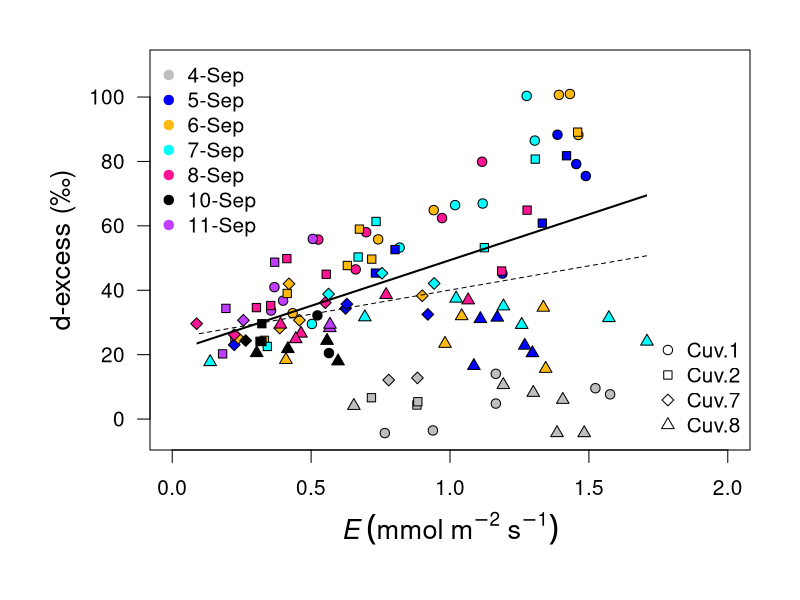
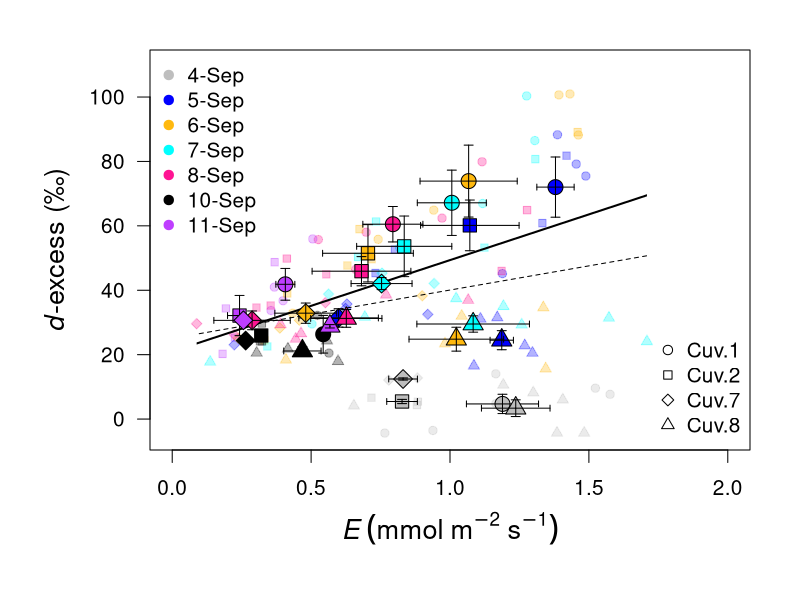
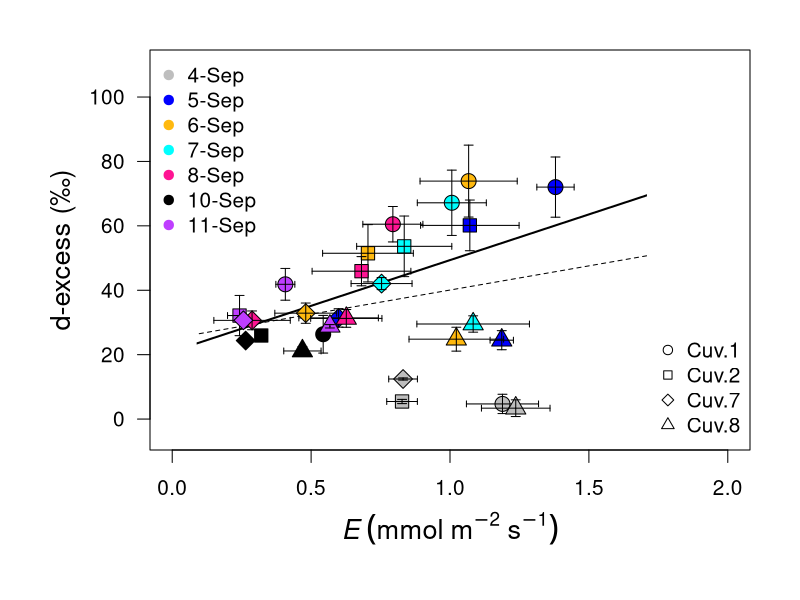

Here is the R script that generated these plots, in order:
library(lubridate)
library(dplyr)
s.err <- function(x){
  se <- sd(x)/sqrt(length(x))
  return(se)
}
dfS <- read.table('barkData/Sept_complete.csv', sep = ';', header = TRUE)
dfS$DT <- as.POSIXct(dfS$DT, format="%Y-%m-%d %H:%M:%S")
dfS$day <- day(dfS$DT)
dfS$mon <- lubridate::month(dfS$DT, label = T)
dfS$datePretty <- paste0(dfS$day, '-', dfS$mon)
dfS$Date <- as.Date(dfS$DT)
dfS$timeDec <- hour(dfS$DT)+ (minute(dfS$DT)/60)
dfS$midday <- ifelse(dfS$timeDec >= 10 & dfS$timeDec <= 16 & dfS$PAR >= 300, 'yes', 'no')
dfSMD <- subset(dfS, midday == 'yes')

sumSep <- summarise(group_by(subset(dfS, midday == 'yes'), Date, MpNo),
                    E_mean = mean(TrA), E_se = s.err(TrA),
                    d_ex_mean = mean(dDH_ex), d_ex_se = s.err(dDH_ex))

cuv <- unique(dfSMD$MpNo)
myDates <- unique(dfSMD$Date)
cuvL <- list()
for(i in 1:length(cuv)){
  cuvL[[i]] <- subset(dfSMD, MpNo == cuv[i])
}

#version1
windows(10,10)
par(mfrow=c(1,1), las=1, cex=1.25, mar=c(6, 6, 2, 2))
plot(subset(dfSMD, MpNo == cuv[1])[,'dDH_ex']~ subset(dfSMD, MpNo == cuv[1])[,'TrA'],
     pch=15, col = 'white',  
     ylim = c(-5, 110), xlim=c(0, 2),
     ylab =  "d-excess (\u2030)",  xlab=expression(italic(E)~(mmol~m^-2~s^-1)), cex.lab=1.3)
myChar <- c(21:24)
myPal <- c('grey', 'blue', 'darkgoldenrod1', 'cyan', 'deeppink', 'black', 'darkorchid1')
for(i in 1:length(cuv)){
  for(j in 1:length(myDates)){
    points(subset(cuvL[[i]], Date == myDates[j])$dDH_ex ~
             subset(cuvL[[i]], Date == myDates[j])$TrA, pch = myChar[i], col = 'black', bg = myPal[j])
  }
}
plotrix::ablineclip(lm(dDH_ex ~ TrA, data = dfSMD),
                    x1 = min(dfSMD$TrA), x2 = max(dfSMD$TrA), lty = 2)
plotrix::ablineclip(lm(dDH_ex ~ TrA, data = subset(dfSMD, day >= 5)),
                    x1 = min(dfSMD$TrA), x2 = max(dfSMD$TrA), lwd = 2)
legend('topleft', pch = rep(19, 7), col = myPal, legend = unique(dfSMD$datePretty), bty ='n')
legend('bottomright', pch = myChar, col = 'black', bg = 'grey', legend = paste0('Cuv.', cuv), bty = 'n')


#version2
windows(10,10)
par(mfrow=c(1,1), las=1, cex=1.25, mar=c(6, 6, 2, 2))
plot(subset(dfSMD, MpNo == cuv[1])[,'dDH_ex']~ subset(dfSMD, MpNo == cuv[1])[,'TrA'],
     pch=15, col = 'white',
     ylim = c(-5, 110), xlim=c(0, 2),
     ylab = expression(paste(italic(d), "-excess (\u2030)")), xlab=expression(italic(E)~(mmol~m^-2~s^-1)), cex.lab=1.3)
myChar <- c(21:24)
myPal <- c('grey', 'blue', 'darkgoldenrod1', 'cyan', 'deeppink', 'black', 'darkorchid1')
for(i in 1:length(cuv)){
  for(j in 1:length(myDates)){
    points(subset(cuvL[[i]], Date == myDates[j])$dDH_ex ~
             subset(cuvL[[i]], Date == myDates[j])$TrA, pch = myChar[i], cex = 0.9,
           col = scales::alpha(myPal[j], 0.3), bg = scales::alpha(myPal[j], 0.3))
  }
}
plotrix::ablineclip(lm(dDH_ex ~ TrA, data = dfSMD),
                    x1 = min(dfSMD$TrA), x2 = max(dfSMD$TrA), lty = 2)
plotrix::ablineclip(lm(dDH_ex ~ TrA, data = subset(dfSMD, day >= 5)),
                    x1 = min(dfSMD$TrA), x2 = max(dfSMD$TrA), lwd = 2)
legend('topleft', pch = rep(19, 7), col = myPal, legend = unique(dfSMD$datePretty), bty ='n')
legend('bottomright', pch = myChar, col = 'black', bg = 'grey', legend = paste0('Cuv.', cuv), bty = 'n')

sumSep <- as.data.frame(sumSep)
sumSepL <- list()
for(i in 1:length(cuv)){
  sumSepL[[i]] <- subset(sumSep, MpNo == cuv[i])
}
for(i in 1:length(cuv)){
  for(j in 1:length(myDates)){
    Hmisc::errbar(x=subset(sumSepL[[i]], Date == myDates[j])[,'E_mean'],
                  y=subset(sumSepL[[i]], Date == myDates[j])[,'d_ex_mean'],
                  yplus=subset(sumSepL[[i]], Date == myDates[j])[,'d_ex_mean']+
                    subset(sumSepL[[i]], Date == myDates[j])[,'d_ex_se'],
                  yminus=subset(sumSepL[[i]], Date == myDates[j])[,'d_ex_mean']-
                    subset(sumSepL[[i]], Date == myDates[j])[,'d_ex_se'],
                  pch=myChar[i], col='black', bg = myPal[j], errbar.col = 'black', add=T, cex=1.6)
    arrows(x0 = subset(sumSepL[[i]], Date == myDates[j])[,'E_mean'],
           y0 = subset(sumSepL[[i]], Date == myDates[j])[,'d_ex_mean'],
           x1 = subset(sumSepL[[i]], Date == myDates[j])[,'E_mean']+
             subset(sumSepL[[i]], Date == myDates[j])[,'E_se'],
           length = 0.03, angle = 90, code = 2)
    arrows(x0 = subset(sumSepL[[i]], Date == myDates[j])[,'E_mean'],
           y0 = subset(sumSepL[[i]], Date == myDates[j])[,'d_ex_mean'],
           x1 = subset(sumSepL[[i]], Date == myDates[j])[,'E_mean']-
             subset(sumSepL[[i]], Date == myDates[j])[,'E_se'],
           length = 0.03, angle = 90, code = 2)
  }
}

#version3
windows(10,10)
par(mfrow=c(1,1), las=1, cex=1.25, mar=c(6, 6, 2, 2))
plot(subset(dfSMD, MpNo == cuv[1])[,'dDH_ex']~ subset(dfSMD, MpNo == cuv[1])[,'TrA'],
     pch=15, col = 'white',  
     ylim = c(-5, 110), xlim=c(0, 2),
     ylab =  "d-excess (\u2030)",  xlab=expression(italic(E)~(mmol~m^-2~s^-1)), cex.lab=1.3)
myChar <- c(21:24)
myPal <- c('grey', 'blue', 'darkgoldenrod1', 'cyan', 'deeppink', 'black', 'darkorchid1')
plotrix::ablineclip(lm(dDH_ex ~ TrA, data = dfSMD),
                    x1 = min(dfSMD$TrA), x2 = max(dfSMD$TrA), lty = 2)
plotrix::ablineclip(lm(dDH_ex ~ TrA, data = subset(dfSMD, day >= 5)),
                    x1 = min(dfSMD$TrA), x2 = max(dfSMD$TrA), lwd = 2)
legend('topleft', pch = rep(19, 7), col = myPal, legend = unique(dfSMD$datePretty), bty ='n')
legend('bottomright', pch = myChar, col = 'black', bg = 'grey', legend = paste0('Cuv.', cuv), bty = 'n')

sumSep <- as.data.frame(sumSep)
sumSepL <- list()
for(i in 1:length(cuv)){
  sumSepL[[i]] <- subset(sumSep, MpNo == cuv[i])
}
for(i in 1:length(cuv)){
  for(j in 1:length(myDates)){
    Hmisc::errbar(x=subset(sumSepL[[i]], Date == myDates[j])[,'E_mean'],
                  y=subset(sumSepL[[i]], Date == myDates[j])[,'d_ex_mean'],
                  yplus=subset(sumSepL[[i]], Date == myDates[j])[,'d_ex_mean']+
                    subset(sumSepL[[i]], Date == myDates[j])[,'d_ex_se'],
                  yminus=subset(sumSepL[[i]], Date == myDates[j])[,'d_ex_mean']-
                    subset(sumSepL[[i]], Date == myDates[j])[,'d_ex_se'],
                  pch=myChar[i], col='black', bg = myPal[j], errbar.col = 'black', add=T, cex=1.6)
    arrows(x0 = subset(sumSepL[[i]], Date == myDates[j])[,'E_mean'],
           y0 = subset(sumSepL[[i]], Date == myDates[j])[,'d_ex_mean'],
           x1 = subset(sumSepL[[i]], Date == myDates[j])[,'E_mean']+
             subset(sumSepL[[i]], Date == myDates[j])[,'E_se'],
           length = 0.03, angle = 90, code = 2)
    arrows(x0 = subset(sumSepL[[i]], Date == myDates[j])[,'E_mean'],
           y0 = subset(sumSepL[[i]], Date == myDates[j])[,'d_ex_mean'],
           x1 = subset(sumSepL[[i]], Date == myDates[j])[,'E_mean']-
             subset(sumSepL[[i]], Date == myDates[j])[,'E_se'],
           length = 0.03, angle = 90, code = 2)
  }
}
